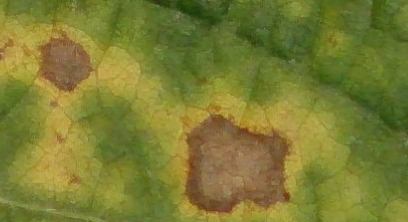
#> input picture DSC_0141_3.png, 408 x 222 px
$ python hog_histo.py
#> lines starting #> are read from the running program, lines starting #| are printed output that depends on the picture
import cv2
import numpy as np
import matplotlib.pyplot as plt

# Carregar a imagem
image = cv2.imread('DSC_0141_3.png')
#> image is the input picture: shape (222, 408, 3); mean B, G, R 50.9, 124.8, 123.2

# Converter para HSV
hsv_image = cv2.cvtColor(image, cv2.COLOR_BGR2HSV)
#> hsv_image: shape (222, 408, 3); mean H, S, V 31.3, 157.7, 132.3

# Separar os canais H, S e V
h_channel, s_channel, v_channel = cv2.split(hsv_image)
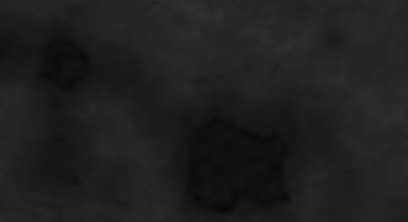
#> h_channel: shape (222, 408); min 6, max 48, mean 31.3
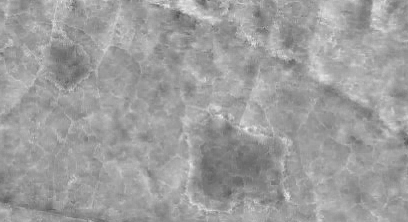
#> s_channel: shape (222, 408); min 81, max 247, mean 157.7
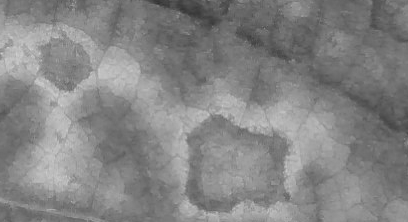
#> v_channel: shape (222, 408); min 46, max 209, mean 132.3

# Calcular os histogramas
h_hist = cv2.calcHist([h_channel], [0], None, [256], [0, 256])
#> h_hist = 256 values, max 9155 at index 37, min 0 at index 0, mean 353.8
s_hist = cv2.calcHist([s_channel], [0], None, [256], [0, 256])
#> s_hist = 256 values, max 2566 at index 157, min 0 at index 0, mean 353.8
v_hist = cv2.calcHist([v_channel], [0], None, [256], [0, 256])
#> v_hist = 256 values, max 1681 at index 115, min 0 at index 0, mean 353.8

# Normalizar os histogramas
h_hist /= h_hist.sum()
#> h_hist = 256 values, max 0.101 at index 37, min 0 at index 0, mean 0.00391
s_hist /= s_hist.sum()
#> s_hist = 256 values, max 0.0283 at index 157, min 0 at index 0, mean 0.00391
v_hist /= v_hist.sum()
#> v_hist = 256 values, max 0.0186 at index 115, min 0 at index 0, mean 0.00391

# Configurar os subplots
fig, axs = plt.subplots(1, 3, figsize=(15, 5))
fig.suptitle('Histogramas de Cores HSV')

# Histograma de Matiz (Hue)
axs[0].bar(range(256), h_hist[:,0], color='r', width=1)
axs[0].set_title('Matiz (Hue)')
axs[0].set_xlim([0, 256])
axs[0].set_xlabel('Valor de H')
axs[0].set_ylabel('Frequência Normalizada')

# Histograma de Saturação (Saturation)
axs[1].bar(range(256), s_hist[:,0], color='g', width=1)
axs[1].set_title('Saturação (Saturation)')
axs[1].set_xlim([0, 256])
axs[1].set_xlabel('Valor de S')
axs[1].set_ylabel('Frequência Normalizada')

# Histograma de Valor (Value)
axs[2].bar(range(256), v_hist[:,0], color='b', width=1)
axs[2].set_title('Valor (Value)')
axs[2].set_xlim([0, 256])
axs[2].set_xlabel('Valor de V')
axs[2].set_ylabel('Frequência Normalizada')

# Ajustar o layout
plt.tight_layout()
plt.show()
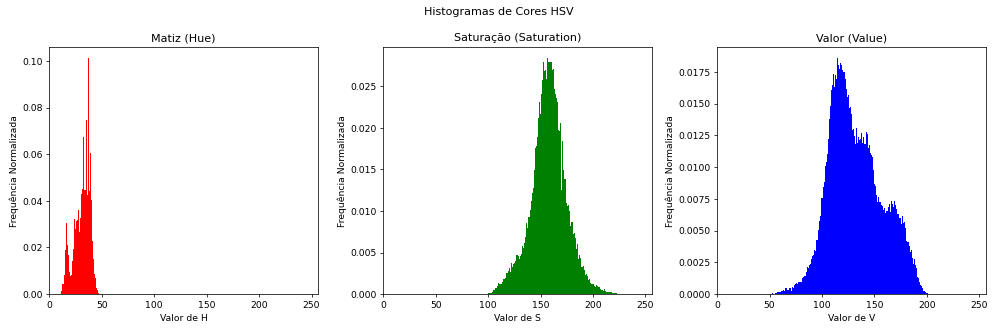
#> figure drawn by matplotlib, 3 panels; panel 1: tallest bar 0.101 high, from x = 36.5 to 37.5; panel 2: tallest bar 0.0283 high, from x = 156.5 to 157.5; panel 3: tallest bar 0.0186 high, from x = 114.5 to 115.5
